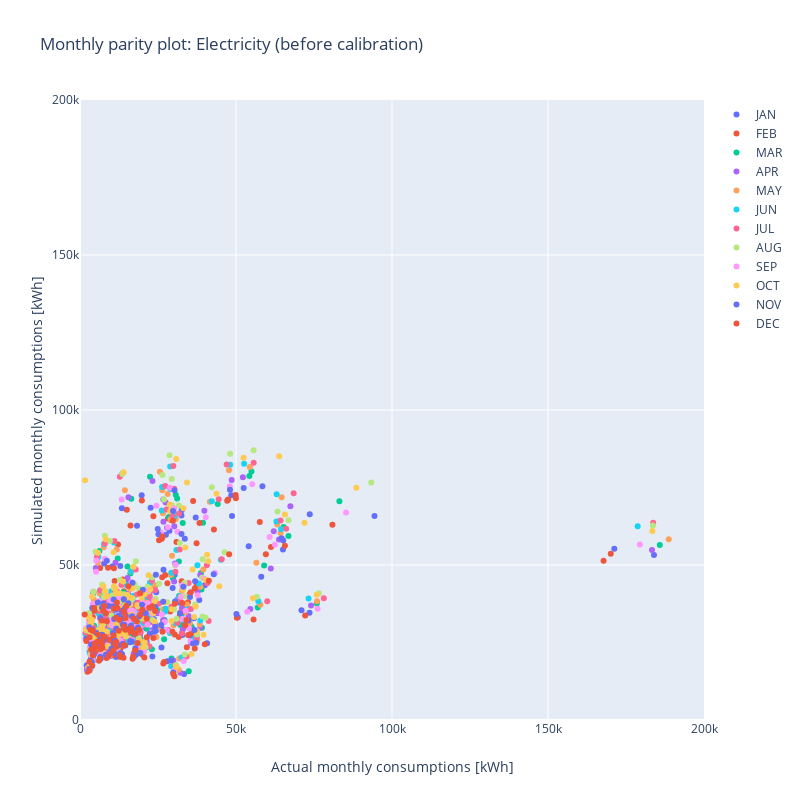

Notebook source saved alongside this figure:
### Markdown cell above
how are baseline results look compared to actual monthly billing?

### Code cell
jan = go.Scatter(x=df.utility_elec_m_1.to_list(), y=df.baseline_elec_m_1.to_list(), mode='markers', name='JAN', text = df.seed_primary_property_type)
feb = go.Scatter(x=df.utility_elec_m_2.to_list(), y=df.baseline_elec_m_2.to_list(), mode='markers', name='FEB', text = df.seed_primary_property_type)
mar = go.Scatter(x=df.utility_elec_m_3.to_list(), y=df.baseline_elec_m_3.to_list(), mode='markers', name='MAR', text = df.seed_primary_property_type)
apr = go.Scatter(x=df.utility_elec_m_4.to_list(), y=df.baseline_elec_m_4.to_list(), mode='markers', name='APR', text = df.seed_primary_property_type)
may = go.Scatter(x=df.utility_elec_m_5.to_list(), y=df.baseline_elec_m_5.to_list(), mode='markers', name='MAY', text = df.seed_primary_property_type)
jun = go.Scatter(x=df.utility_elec_m_6.to_list(), y=df.baseline_elec_m_6.to_list(), mode='markers', name='JUN', text = df.seed_primary_property_type)
jul = go.Scatter(x=df.utility_elec_m_7.to_list(), y=df.baseline_elec_m_7.to_list(), mode='markers', name='JUL', text = df.seed_primary_property_type)
aug = go.Scatter(x=df.utility_elec_m_8.to_list(), y=df.baseline_elec_m_8.to_list(), mode='markers', name='AUG', text = df.seed_primary_property_type)
sep = go.Scatter(x=df.utility_elec_m_9.to_list(), y=df.baseline_elec_m_9.to_list(), mode='markers', name='SEP', text = df.seed_primary_property_type)
oct = go.Scatter(x=df.utility_elec_m_10.to_list(), y=df.baseline_elec_m_10.to_list(), mode='markers', name='OCT', text = df.seed_primary_property_type)
nov = go.Scatter(x=df.utility_elec_m_11.to_list(), y=df.baseline_elec_m_11.to_list(), mode='markers', name='NOV', text = df.seed_primary_property_type)
dec = go.Scatter(x=df.utility_elec_m_12.to_list(), y=df.baseline_elec_m_12.to_list(), mode='markers', name='DEC', text = df.seed_primary_property_type)

data = [jan, feb, mar, apr, may, jun, jul, aug, sep, oct, nov, dec]

fig = go.Figure(data=data)

fig.update_layout(
    title="Monthly parity plot: Electricity (before calibration)",
    xaxis=dict(
        title='Actual monthly consumptions [kWh]',
        range=[0,200000],
    ),
    yaxis=dict(
        title='Simulated monthly consumptions [kWh]',
        range=[0,200000],
    ),
    width=800,
    height=800,
)

fig.show()
